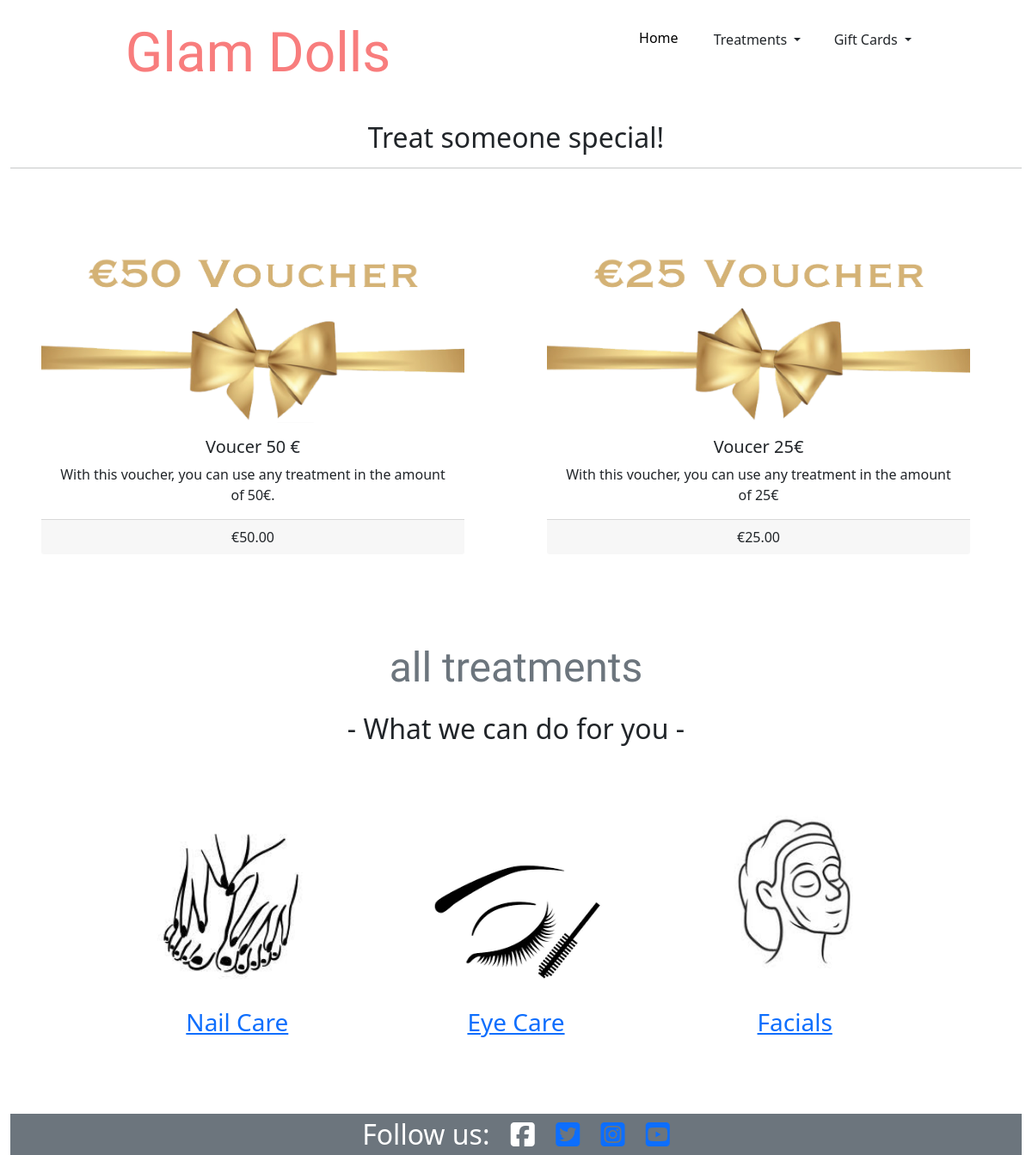
Screenshot of /products/ with the database file from the repository.
### products/models.py (models this page shows, shortened)
class Product(models.Model):
    name = models.CharField(max_length=254)
    description = models.TextField()
    price = models.DecimalField(max_digits=6, decimal_places=2)
    image_url = models.URLField(max_length=1024, null=True, blank=True)
    image = models.ImageField(null=True, blank=True)

### products/views.py (the view)
# urls.py: path('', views.all_products, name='products')
def all_products(request):
    products = Product.objects.all()
    context = {
        'products': products,
    }
    return render(request, 'products/products.html', context)

### products/templates/products/products.html
{% extends "base.html" %}
{% load static %}
{% block content %}
    <div class="container-fluid">
        <div class="row">
            <div class="col text-center mt-4">
                <h2 class="logo-font">Treat someone special!</h2>
                <hr class="w-30">
            </div>
            <div class="row">
                <div class="col-12 text-center">
                    <div class="row">
                        {% for product in products %}
                            <div class="col-sm-12 col-md-6 p-5">
                                <div class="card border-0">
                                    <img src="{{ product.image }}" class="card-img-top" alt="{{ product.name }}">
                                    <div class="card-body">
                                      <h5 class="card-title">{{ product.name }}</h5>
                                      <p class="card-text">{{ product.description }}</p>
                                    </div>
                                    <div class="card-footer">
                                        €{{ product.price }}
                                    </div>
                                </div>
                            </div>
                        {% endfor %}
                    </div>
                </div>
            </div>
        </div>
        {% include 'includes/icons.html' %}
        {% include 'includes/footer.html' %}
    </div>
{% endblock %}

### static/css/base.css (style rules this page uses)
html { height: 100%; }
body { margin: 0; padding: 0; }

### rows the page displays
Product: image (picture), name "Voucer 50 €", description "With this voucher, you can use any treatment in the amount of 50€.", price "50.00"
Product: image (picture), name "Voucer 25€", description "With this voucher, you can use any treatment in the amount of 25€", price "25.00"
